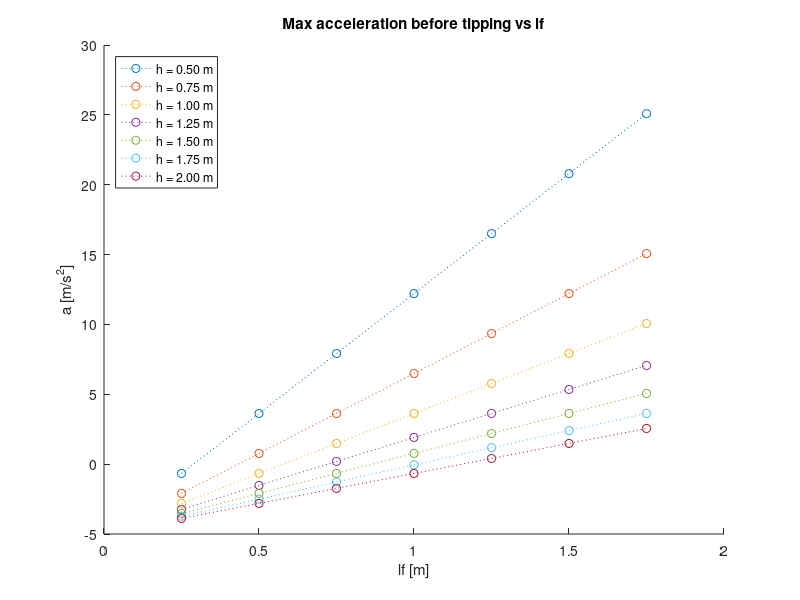

This chart was generated by the following MATLAB code:
% Plot max acceleration as function of lf and h
% a = g * (lf/h * cos(theta)-sin(theta))
%% Constants
g = 9.91; % in m/s^2
m = 100; % in kg
theta = 30; % in deg
step = 0.25; % resolution for quantization
lf = 0.25:step:1.75; % in m
h = 0.5:step:2; % in m
%% Calculation
a = zeros(length(lf), length(h));
% parameterize h
for h_ind=1:length(h)
    cur_h = h(h_ind);
    for lf_ind=1:length(lf)
        cur_lf = lf(lf_ind);
        a(lf_ind,h_ind) = g*(cur_lf/cur_h * cosd(theta) - sind(theta));
    end
end
%% Plot
figure
hold on
for h_ind=1:length(h)
    plot(lf,a(:,h_ind),':o','DisplayName',sprintf('h = %2.2f m',h(h_ind)));
end
xlabel('lf [m]');
ylabel('a [m/s^2]');
lgd = legend('Location','northwest');
title('Max acceleration before tipping vs lf')
